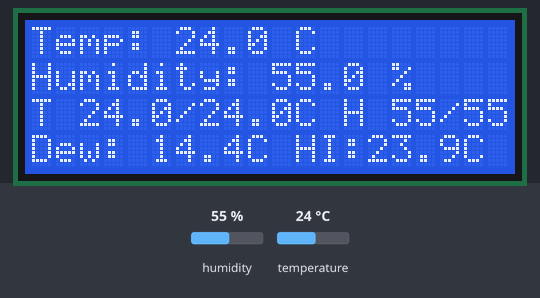
Simulated run of this sketch. Board: ESP32. Parts: 20×4 character LCD. The inputs (shaded band) are chosen by the test bench; at power-on: humidity 55 %, temperature 24 °C.

Above: at 1.3 s.
1.4 s: humidity set to 22 %
At 3.7 s:
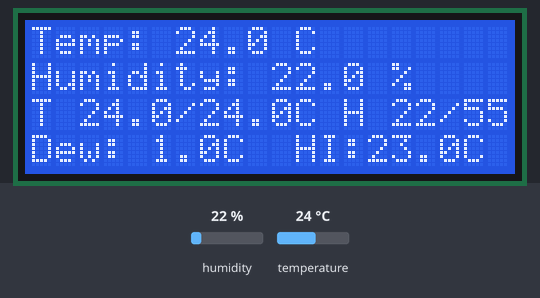
4.2 s: temperature set to 12 °C
At 5.2 s:
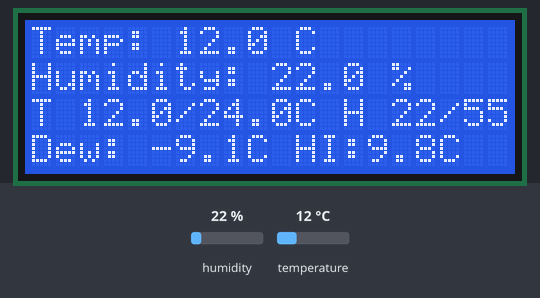
7.0 s: humidity set to 40 %
At 9.2 s:
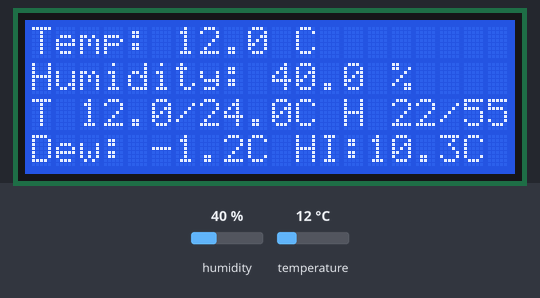
10.0 s: temperature set to 19 °C
At 11.8 s:
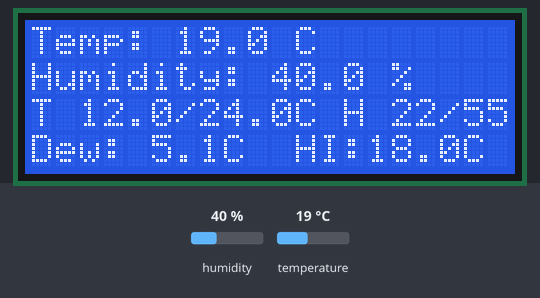
Timing chart, 0 to 13.3 s (numbered marks = the images above; inputs shaded):
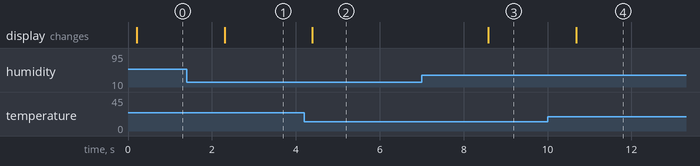

The sketch:

temp-humidity-dew-hi.ino
```cpp
#include <Wire.h>
#include <LiquidCrystal_I2C.h>
#include "Adafruit_SHT31.h"

// LCD (First I2C Bus: Wire)
#define LCD_SDA 26
#define LCD_SCL 27
LiquidCrystal_I2C lcd(0x27, 20, 4);

// SHT31 (Second I2C Bus)
#define SHT_SDA 21
#define SHT_SCL 22
Adafruit_SHT31 sht31;

// Min / max tracking since boot
float minTemp = 999, maxTemp = -999;
float minHum  = 999, maxHum  = -999;

// ---- Helper calculations ----

float computeDewPoint(float t, float rh) {
  const float a = 17.27;
  const float b = 237.7;
  float alpha = (a * t) / (b + t) + log(rh / 100.0);
  return (b * alpha) / (a - alpha);
}

float computeHeatIndex(float t, float rh) {
  float T = t * 9.0 / 5.0 + 32.0;
  float R = rh;
  float HI = 0.5 * (T + 61.0 + ((T - 68.0) * 1.2) + (R * 0.094));
  if (HI > 80.0) {
    HI = -42.379 + 2.04901523 * T + 10.14333127 * R
         - 0.22475541 * T * R - 0.00683783 * T * T
         - 0.05481717 * R * R + 0.00122874 * T * T * R
         + 0.00085282 * T * R * R - 0.00000199 * T * T * R * R;
  }
  return (HI - 32.0) * 5.0 / 9.0;
}

// Helper: print a string padded to a fixed width (overwrites leftovers)
void printPadded(int col, int row, const String &s, int width) {
  lcd.setCursor(col, row);
  lcd.print(s);
  for (int i = s.length(); i < width; i++) lcd.print(' ');
}

void setup() {
  Serial.begin(115200);

  Wire.begin(LCD_SDA, LCD_SCL);
  lcd.init();
  lcd.backlight();
  lcd.clear();
  lcd.print("Initializing...");

  Wire1.begin(SHT_SDA, SHT_SCL);
  sht31 = Adafruit_SHT31(&Wire1);
  if (!sht31.begin(0x44)) {
    lcd.clear();
    lcd.print("SHT31 Error!");
    while (1);
  }

  // Static labels only — dynamic values will be overwritten each loop
  lcd.clear();
  lcd.setCursor(0, 0); lcd.print("Temp: ");
  lcd.setCursor(0, 1); lcd.print("Humidity: ");
  lcd.setCursor(0, 2); lcd.print("T ");
  lcd.setCursor(0, 3); lcd.print("Dew: ");
  lcd.setCursor(11, 3); lcd.print("HI: ");
}

void loop() {
  float temp = sht31.readTemperature();
  float hum  = sht31.readHumidity();

  if (isnan(temp) || isnan(hum)) {
    printPadded(0, 2, "Sensor Error!", 20);
    printPadded(0, 3, "Check Connection!", 20);
    delay(2000);
    return;
  }

  // --- Current readings ---
  // Row 0: value area is columns 6..19 (14 chars wide) — plenty of padding
  printPadded(6, 0, String(temp, 1) + " C", 14);

  // Row 1: value area is columns 10..19 (10 chars wide)
  printPadded(10, 1, String(hum, 1) + " %", 10);

  // --- Min / Max since boot ---
  if (temp < minTemp) minTemp = temp;
  if (temp > maxTemp) maxTemp = temp;
  if (hum  < minHum)  minHum  = hum;
  if (hum  > maxHum)  maxHum  = hum;

  // Row 2: T nn.n/nn.nC H nn/nn%  (up to ~24 chars, but 20 is what we have)
  String minmax = "T " + String(minTemp, 1) + "/" + String(maxTemp, 1) + "C"
                + " H " + String((int)minHum) + "/" + String((int)maxHum) + "%";
  // Truncate to 20 chars max just in case
  if (minmax.length() > 20) minmax = minmax.substring(0, 20);
  printPadded(0, 2, minmax, 20);

  // --- Dew point + Heat index ---
  float dew = computeDewPoint(temp, hum);
  float hi  = computeHeatIndex(temp, hum);

  // Row 3 layout: "Dew: nn.nC" at col 0, "HI: nn.nC" at col 11
  printPadded(5, 3, String(dew, 1) + "C", 6);   // cols 5..10
  printPadded(14, 3, String(hi, 1) + "C", 6);   // cols 14..19

  delay(2000);
}
```

Measured:
- after the input at 1.4 s, the display: changes after 0.90 s (image 1)
- after the input at 4.2 s, the display: changes after 0.20 s (image 2)
- after the input at 7.0 s, the display: changes after 1.6 s (image 3)
- after the input at 10.0 s, the display: changes after 0.68 s (image 4)
